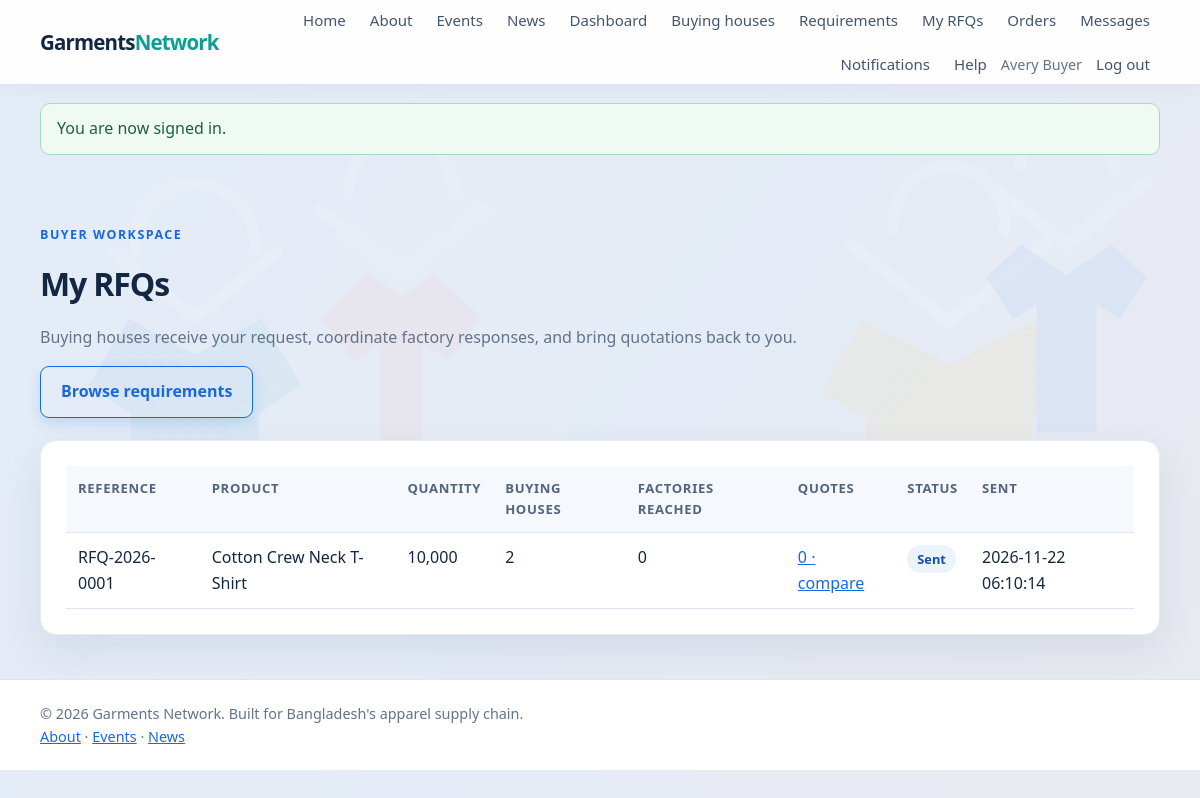
The app's page /buyer/rfqs.php (signed in) with its own data.
### tables this page shows
CREATE TABLE users (
    id BIGINT UNSIGNED AUTO_INCREMENT PRIMARY KEY,
    role_id TINYINT UNSIGNED NOT NULL,
    name VARCHAR(120) NOT NULL,
    email VARCHAR(190) NOT NULL UNIQUE,
    password_hash VARCHAR(255) NOT NULL,
    status ENUM('active', 'suspended') NOT NULL DEFAULT 'active',
    created_at TIMESTAMP NOT NULL DEFAULT CURRENT_TIMESTAMP,
    updated_at TIMESTAMP NOT NULL DEFAULT CURRENT_TIMESTAMP ON UPDATE CURRENT_TIMESTAMP,
    CONSTRAINT fk_users_role FOREIGN KEY (role_id) REFERENCES roles(id),
    INDEX idx_users_role_status (role_id, status)
);

CREATE TABLE rfqs (
    id BIGINT UNSIGNED AUTO_INCREMENT PRIMARY KEY,
    requirement_id BIGINT UNSIGNED NOT NULL,
    buyer_id BIGINT UNSIGNED NOT NULL,
    reference_code VARCHAR(40) NOT NULL UNIQUE,
    message TEXT NULL,
    response_deadline DATE NULL,
    status ENUM('sent', 'quoting', 'awarded', 'closed', 'cancelled') NOT NULL DEFAULT 'sent',
    created_at TIMESTAMP NOT NULL DEFAULT CURRENT_TIMESTAMP,
    CONSTRAINT fk_rfqs_requirement FOREIGN KEY (requirement_id) REFERENCES requirements(id) ON DELETE CASCADE,
    CONSTRAINT fk_rfqs_buyer FOREIGN KEY (buyer_id) REFERENCES users(id) ON DELETE CASCADE,
    INDEX idx_rfqs_buyer_status (buyer_id, status)
);

CREATE TABLE requirements (
    id BIGINT UNSIGNED AUTO_INCREMENT PRIMARY KEY,
    buyer_id BIGINT UNSIGNED NOT NULL,
    product_name VARCHAR(190) NOT NULL,
    quantity INT UNSIGNED NOT NULL,
    fabric VARCHAR(120) NULL,
    target_price DECIMAL(12,2) NULL,
    currency CHAR(3) NOT NULL DEFAULT 'USD',
    delivery_date DATE NULL,
    certification_needed VARCHAR(255) NULL,
    details TEXT NULL,
    status ENUM('draft', 'open', 'closed') NOT NULL DEFAULT 'open',
    created_at TIMESTAMP NOT NULL DEFAULT CURRENT_TIMESTAMP,
    CONSTRAINT fk_requirements_buyer FOREIGN KEY (buyer_id) REFERENCES users(id) ON DELETE CASCADE,
    INDEX idx_requirements_status_date (status, created_at),
    INDEX idx_requirements_buyer (buyer_id, created_at)
);

### includes/functions.php (called while the page is built, shortened)
<?php
function e(?string $value): string
{
    return htmlspecialchars($value ?? '', ENT_QUOTES | ENT_SUBSTITUTE, 'UTF-8');
}
function app_url(string $path = ''): string
{
    $projectRoot = realpath(__DIR__ . DIRECTORY_SEPARATOR . '..');
    $base = '';
    $scriptFile = isset($_SERVER['SCRIPT_FILENAME']) ? realpath($_SERVER['SCRIPT_FILENAME']) : false;
    $scriptName = str_replace('\\', '/', (string) ($_SERVER['SCRIPT_NAME'] ?? ''));
    if ($projectRoot !== false && $scriptFile !== false) {
        $normalizedRoot = rtrim(str_replace('\\', '/', $projectRoot), '/');
        $normalizedScript = str_replace('\\', '/', $scriptFile);
        $rootPrefix = $normalizedRoot . '/';
        if (stripos($normalizedScript, $rootPrefix) === 0) {
            $relativeScript = substr($normalizedScript, strlen($rootPrefix));
            if ($relativeScript !== '' && strlen($scriptName) >= strlen($relativeScript)) {
                $scriptSuffix = substr($scriptName, -strlen($relativeScript));
                if (strcasecmp($scriptSuffix, $relativeScript) === 0) {
                    $base = rtrim(substr($scriptName, 0, -strlen($relativeScript)), '/');
                }
            }
        }
        if ($base === '') {
            $documentRoot = isset($_SERVER['DOCUMENT_ROOT']) ? realpath($_SERVER['DOCUMENT_ROOT']) : false;
            $normalizedDocumentRoot = $documentRoot === false
                ? ''
                : rtrim(str_replace('\\', '/', $documentRoot), '/');
            $normalizedProject = str_replace('\\', '/', $projectRoot);
        }
    }
    $path = ltrim($path, '/');
    return $base . ($path === '' ? '' : '/' . $path);
}
function take_flash(): ?array
{
    $flash = $_SESSION['flash'];
    return $flash;
}

### includes/auth.php (called while the page is built, shortened)
<?php
require_once __DIR__ . '/db.php';
require_once __DIR__ . '/functions.php';
function current_user(): ?array
{
    static $checked = false;
    static $cachedUser = null;
    if ($checked) {
        return $cachedUser;
    }
    $checked = true;
    $statement = db()->prepare(
        'SELECT users.id, users.name, users.email, users.status, roles.slug AS role
         FROM users INNER JOIN roles ON roles.id = users.role_id
         WHERE users.id = :user_id LIMIT 1'
    );
    $statement->execute(['user_id' => $_SESSION['user']['id']]);
    $user = $statement->fetch();
    unset($user['status']);
    $cachedUser = $user;
    return $cachedUser;
}
function require_login(): void
{
    if (current_user() === null) {
        set_flash('error', 'Please sign in to continue.');
        redirect_to(app_url('auth/login.php'));
    }
}
function require_role(string ...$roles): void
{
    require_login();
}

### includes/db.php (called while the page is built, shortened)
<?php
function db(): PDO
{
    static $connection = null;
    if ($connection instanceof PDO) {
        return $connection;
    }
    $host = getenv('DB_HOST') ?: '127.0.0.1';
    $database = getenv('DB_NAME') ?: 'garments_network';
    $username = getenv('DB_USER') ?: 'root';
    $password = getenv('DB_PASSWORD') ?: '';
    $charset = 'utf8mb4';
    $dsn = "mysql:host={$host};dbname={$database};charset={$charset}";
    $connection = new PDO($dsn, $username, $password, [
        PDO::ATTR_ERRMODE => PDO::ERRMODE_EXCEPTION,
        PDO::ATTR_DEFAULT_FETCH_MODE => PDO::FETCH_ASSOC,
        PDO::ATTR_EMULATE_PREPARES => false,
    ]);
    return $connection;
}

### buyer/rfqs.php (the view, shortened to what this page needs)
<?php
require_role('buyer');
$statement = db()->prepare(
    "SELECT rfqs.id, rfqs.reference_code, rfqs.status, rfqs.created_at, requirements.product_name,
            requirements.quantity,
            (SELECT COUNT(*) FROM rfq_recipients rr
             INNER JOIN companies c ON c.id = rr.recipient_company_id
             INNER JOIN users u ON u.id = c.owner_user_id
             INNER JOIN roles r ON r.id = u.role_id
             WHERE rr.rfq_id = rfqs.id AND r.slug = 'buying_house') AS buying_house_count,
            (SELECT COUNT(*) FROM quotations q INNER JOIN rfq_recipients rr2 ON rr2.id = q.rfq_recipient_id WHERE rr2.rfq_id = rfqs.id) AS quote_count,
            (SELECT COUNT(*) FROM rfq_recipients rr3
             INNER JOIN companies c3 ON c3.id = rr3.recipient_company_id
             INNER JOIN users u3 ON u3.id = c3.owner_user_id
             INNER JOIN roles r3 ON r3.id = u3.role_id
             WHERE rr3.rfq_id = rfqs.id AND r3.slug IN ('factory', 'supplier')) AS factory_count
     FROM rfqs INNER JOIN requirements ON requirements.id = rfqs.requirement_id
     WHERE rfqs.buyer_id = :buyer_id ORDER BY rfqs.created_at DESC"
);
$statement->execute(['buyer_id' => current_user()['id']]);
$rfqs = $statement->fetchAll();
require __DIR__ . '/../includes/header.php';
?>
<main class="container">
    <section class="page-heading"><p class="eyebrow">Buyer workspace</p><h1>My RFQs</h1><p>Buying houses receive your request, coordinate factory responses, and bring quotations back to you.</p><a class="button button-outline" href="<?= e(app_url('requirements/index.php')) ?>">Browse requirements</a></section>
    <section class="card"><div class="table-wrap"><table class="admin-table"><thead><tr><th>Reference</th><th>Product</th><th>Quantity</th><th>Buying houses</th><th>Factories reached</th><th>Quotes</th><th>Status</th><th>Sent</th></tr></thead><tbody>
        <?php foreach ($rfqs as $rfq): ?><tr>
            <td><?= e($rfq['reference_code']) ?></td>
            <td><?= e($rfq['product_name']) ?></td>
            <td><?= number_format((int) $rfq['quantity']) ?></td>
            <td><?= (int) $rfq['buying_house_count'] ?></td>
            <td><?= (int) $rfq['factory_count'] ?></td>
            <td><a href="<?= e(app_url('buyer/quotes.php?rfq_id=' . (int) $rfq['id'])) ?>"><?= (int) $rfq['quote_count'] ?> · compare</a></td>
            <td><span class="status-pill"><?= e(ucfirst($rfq['status'])) ?></span></td>
            <td><?= e($rfq['created_at']) ?></td>
        </tr><?php endforeach; ?>
    </tbody></table></div></section>
</main>
<?php require __DIR__ . '/../includes/footer.php'; ?>

### includes/header.php (shortened to what this page needs)
<?php
require_once __DIR__ . '/auth.php';
$signedInUser = current_user();
$flashMessage = take_flash();
?>
<!doctype html>
<html lang="en">
<head>
    <link rel="stylesheet" href="<?= e(app_url('assets/css/style.css')) ?>">
</head>
<body>
<header class="site-header">
    <div class="container nav-wrap">
        <a class="brand" href="<?= e(app_url('index.php')) ?>">Garments<span>Network</span></a>
        <nav aria-label="Main navigation">
            <a href="<?= e(app_url('index.php')) ?>">Home</a>
            <a href="<?= e(app_url('about.php')) ?>">About</a>
            <a href="<?= e(app_url('events/index.php')) ?>">Events</a>
            <a href="<?= e(app_url('news/index.php')) ?>">News</a>
            <?php if ($signedInUser !== null): ?>
                <a href="<?= e(app_url('dashboard.php')) ?>">Dashboard</a>
                <?php if ($signedInUser['role'] === 'admin'): ?>
                    <a href="<?= e(app_url('admin/index.php')) ?>">Admin panel</a>
                <?php elseif ($signedInUser['role'] === 'buyer'): ?>
                    <a href="<?= e(app_url('buying_houses/index.php')) ?>">Buying houses</a>
                    <a href="<?= e(app_url('requirements/index.php')) ?>">Requirements</a>
                    <a href="<?= e(app_url('buyer/rfqs.php')) ?>">My RFQs</a>
                    <a href="<?= e(app_url('buyer/orders.php')) ?>">Orders</a>
                    <a href="<?= e(app_url('messages/index.php')) ?>">Messages</a>
                <?php endif; ?>
                <?php
                $unreadStatement = db()->prepare('SELECT COUNT(*) FROM notifications WHERE user_id = :user_id AND read_at IS NULL');
                $unreadStatement->execute(['user_id' => $signedInUser['id']]);
                $unreadCount = (int) $unreadStatement->fetchColumn();
                ?>
                <a href="<?= e(app_url('notifications/index.php')) ?>">Notifications<?= $unreadCount > 0 ? ' (' . $unreadCount . ')' : '' ?></a>
                <a href="<?= e(app_url('complaints/index.php')) ?>">Help</a>
                <span class="nav-user"><?= e($signedInUser['name']) ?></span>
                <form class="nav-form" method="post" action="<?= e(app_url('auth/logout.php')) ?>">
                    <button class="link-button" type="submit">Log out</button>
                </form>
            <?php else: ?>
                <a href="<?= e(app_url('auth/login.php')) ?>">Log in</a>
                <a class="nav-cta" href="<?= e(app_url('auth/register.php')) ?>">Register</a>
            <?php endif; ?>
        </nav>
    </div>
</header>
<?php if ($flashMessage !== null): ?>
    <div class="container">
        <div class="alert alert-<?= e($flashMessage['type']) ?>" role="status"><?= e($flashMessage['message']) ?></div>
    </div>
<?php endif; ?>

### assets/css/style.css (style rules this page uses)
:root { color-scheme: light; --blue: #1769e0; --blue-dark: #104fae; --ink: #132742; --muted: #62738a; --border: #dce5f0; --surface: #ffffff; --background: #e8eef7; --teal: #0c9f91; --amber: #f2a900; --coral: #ef6b55; --shadow: 0 16px 40px rgba(19, 39, 66, .08); }
* { box-sizing: border-box; }
body { margin: 0; background: var(--background); color: var(--ink); font: 16px/1.6 "Segoe UI", Arial, sans-serif; }
a { color: var(--blue); }
.container { width: min(1120px, calc(100% - 40px)); margin: 0 auto; }
.site-header { background: var(--surface); border-bottom: 1px solid var(--border); }
.nav-wrap { min-height: 72px; display: flex; align-items: center; justify-content: space-between; gap: 20px; }
.brand { color: var(--ink); font-size: 1.15rem; font-weight: 800; text-decoration: none; }
.brand span { color: var(--blue); }
nav { display: flex; align-items: center; gap: 22px; }
nav a, .link-button { color: #344a63; text-decoration: none; font: inherit; }
.nav-user { color: var(--muted); font-size: .9rem; }
.nav-form { display: inline; margin: 0; }
.link-button { padding: 0; border: 0; background: none; cursor: pointer; }
.eyebrow { color: var(--blue); font-size: .78rem; font-weight: 800; letter-spacing: .12em; text-transform: uppercase; }
.button { display: inline-block; padding: 12px 20px; border: 1px solid var(--blue); border-radius: 6px; background: var(--blue); color: #fff; font: inherit; font-weight: 700; text-align: center; text-decoration: none; cursor: pointer; }
.button-outline { background: transparent; color: var(--blue); }
.card, .form-card { padding: 25px; border: 1px solid var(--border); border-radius: 10px; background: var(--surface); box-shadow: 0 8px 24px rgba(18, 53, 89, .04); }
.card p, .page-heading p:not(.eyebrow) { color: var(--muted); }
.form-card h1, .page-heading h1 { margin: 4px 0 20px; font-size: 2rem; }
.alert { margin: 18px auto; padding: 12px 16px; border-radius: 6px; }
.alert-success { border: 1px solid #a8d9bc; background: #effaf3; color: #21613a; }
.page-heading { padding: 46px 0 22px; }
.page-heading h1 { margin-bottom: 4px; }
.table-wrap { overflow-x: auto; }
.admin-table { width: 100%; border-collapse: collapse; background: var(--surface); }
.admin-table th, .admin-table td { padding: 12px; border-bottom: 1px solid var(--border); text-align: left; vertical-align: top; }
.admin-table th { color: var(--muted); font-size: .82rem; text-transform: uppercase; }
.status-pill { display: inline-block; padding: 2px 9px; border-radius: 99px; background: #edf3fa; color: var(--blue-dark); font-size: .8rem; }
html { scroll-behavior: smooth; }
body { background: linear-gradient(rgba(232, 238, 247, .88), rgba(232, 238, 247, .88)), url("../images/fashion-background.svg") center top / cover fixed, var(--background); }
.site-header { position: relative; z-index: 2; background: rgba(255, 255, 255, .94); box-shadow: 0 4px 20px rgba(19, 39, 66, .04); }
.nav-wrap { min-height: 78px; }
.brand { font-size: 1.28rem; letter-spacing: -.04em; }
.brand span { color: var(--teal); }
nav { gap: 8px; }
nav a, .link-button { padding: 8px 10px; border-radius: 8px; color: #43556d; font-size: .94rem; transition: color .18s ease, background .18s ease; }
.nav-form .link-button { padding: 8px 10px; }
.card, .form-card { border-color: #e3eaf3; border-radius: 16px; box-shadow: var(--shadow); }
.button { border-radius: 9px; box-shadow: 0 6px 14px rgba(23, 105, 224, .16); transition: transform .16s ease, box-shadow .16s ease, background .16s ease; }
.page-heading { padding-top: 40px; }
.page-heading h1, .form-card h1 { letter-spacing: -.035em; }
.admin-table { border-spacing: 0; border-radius: 12px; }
.admin-table th { background: #f5f8fc; color: #52657e; letter-spacing: .05em; }
.status-pill { padding: 4px 10px; font-weight: 700; }
.alert { border-radius: 10px; }
.nav-wrap { flex-wrap: wrap; }
.nav-wrap > nav { min-width: 0; flex: 1 1 650px; flex-wrap: wrap; justify-content: flex-end; gap: 4px; }
.nav-wrap nav a { white-space: nowrap; }
.nav-wrap .nav-user { max-width: 140px; overflow: hidden; text-overflow: ellipsis; white-space: nowrap; }
.nav-wrap .nav-form { flex: 0 0 auto; }
.nav-wrap .nav-form .link-button { white-space: nowrap; }

### records on screen
users: name "Avery Buyer"
rfqs: reference_code "RFQ-2026-0001", requirement.product_name "Cotton Crew Neck T-Shirt", requirement.quantity "10,000", buying_house_count "2", factory_count "0", quote_count "0", status "Sent", created_at "2026-11-22 06:10:14"

### other values on screen
$flashMessage['message'] "You are now signed in."
